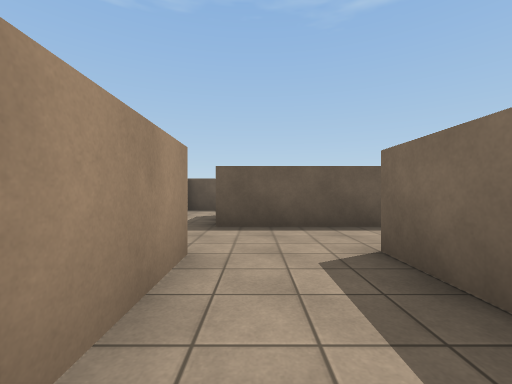
[1] (above)

19 first-person views from a walk through a 3-D level made in the Unity game engine. The camera is 1.2 m above the floor, looks level and sees 90° across. The floor is counted in squares, 2 m on a side. Each view is taken from the middle of a square. On the plan, view 1 faces up. The plan holds only what a view shows up to about 9 squares ahead; the rest is blank. The player is left out. Some animated figures are left out. Surface patterns are stand-ins for the level's own textures.

[2]
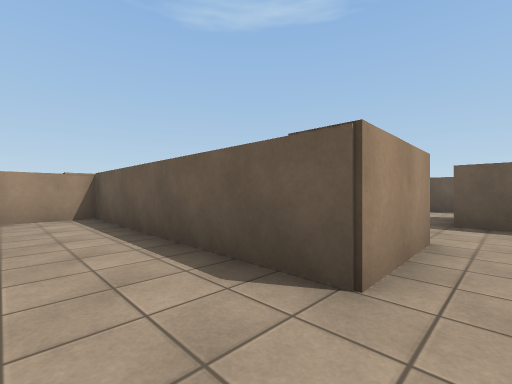

[3]
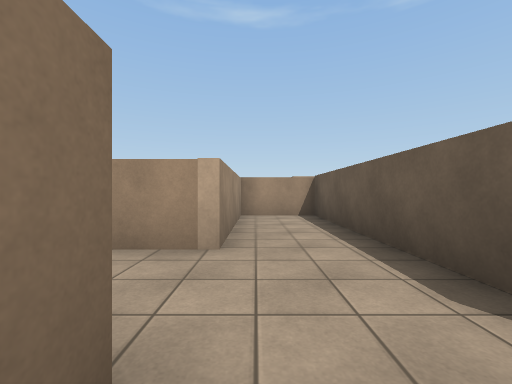

[4]
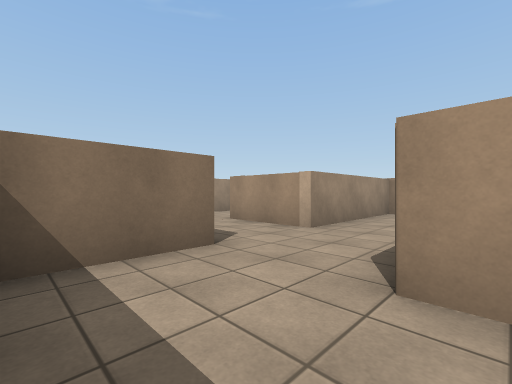

[5]
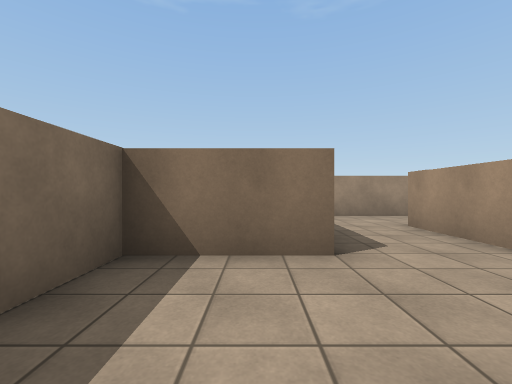

[6]
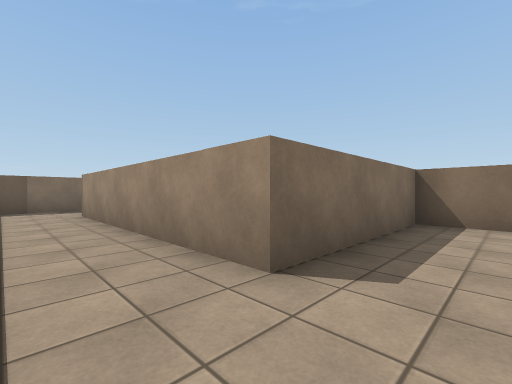

[7]
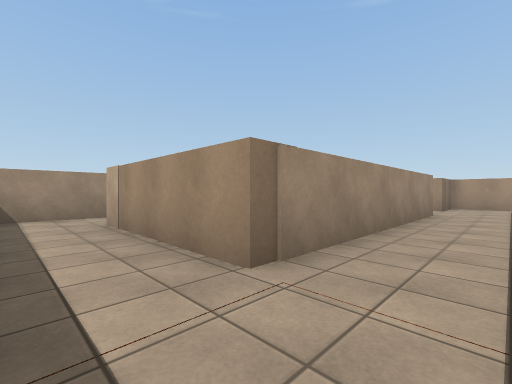

[8]
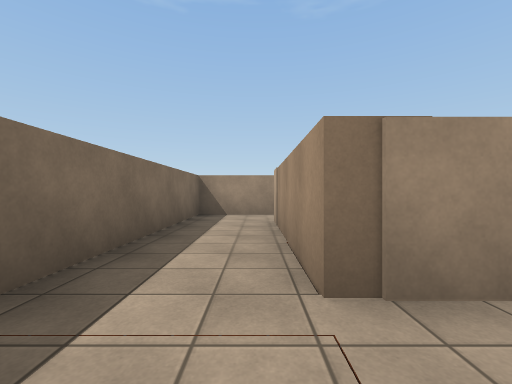

[9]
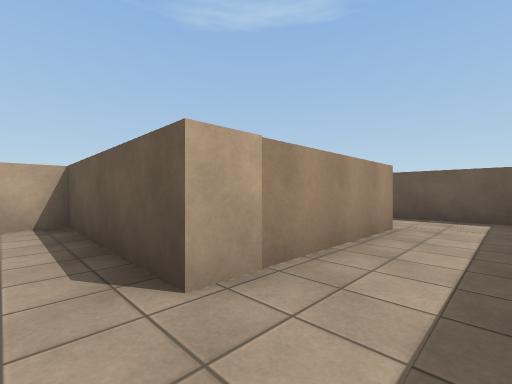

[10]
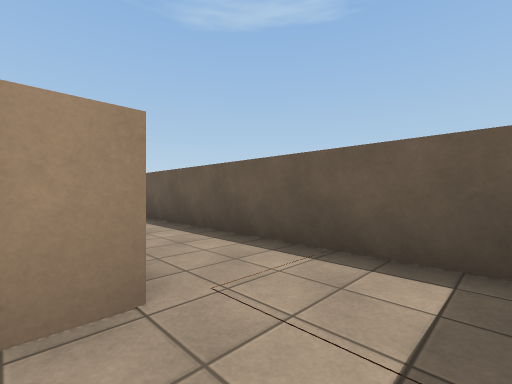

[11]
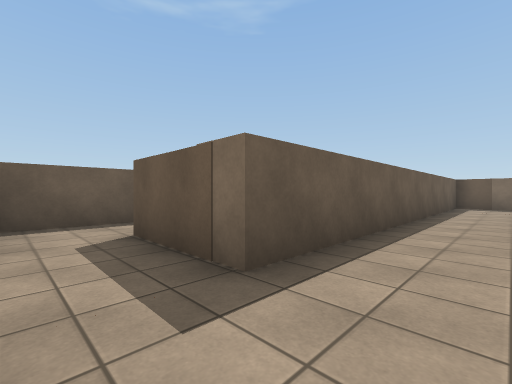

[12]
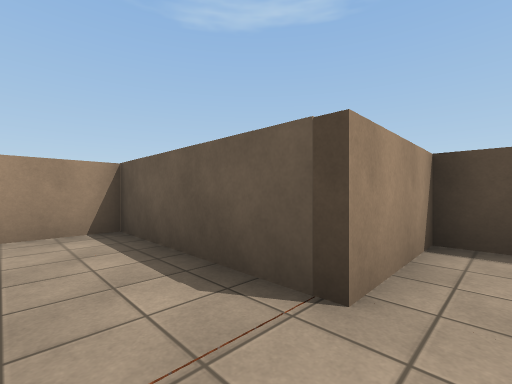

[13]
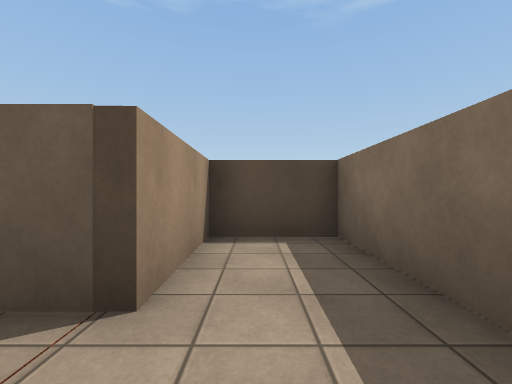

[14]
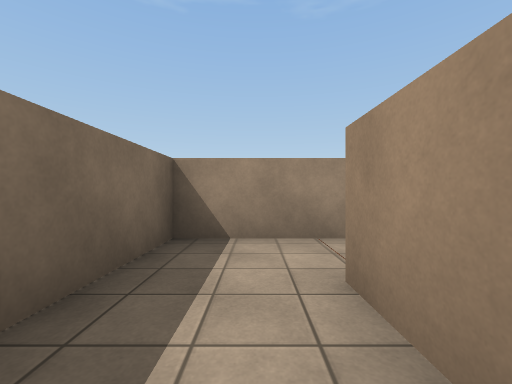

[15]
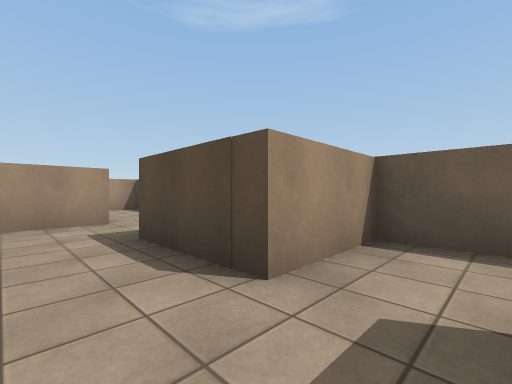

[16]
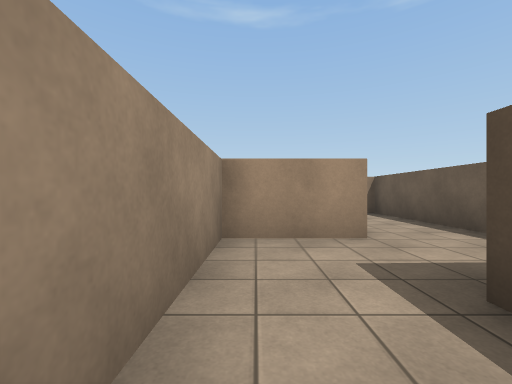

[17]
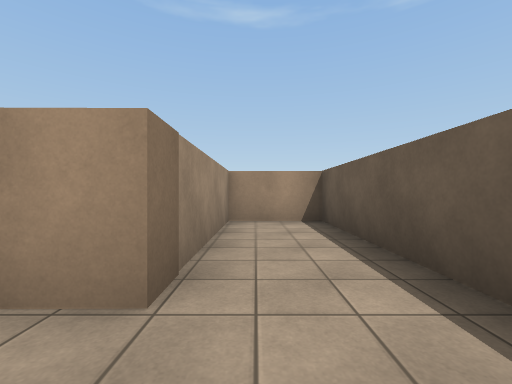

[18]
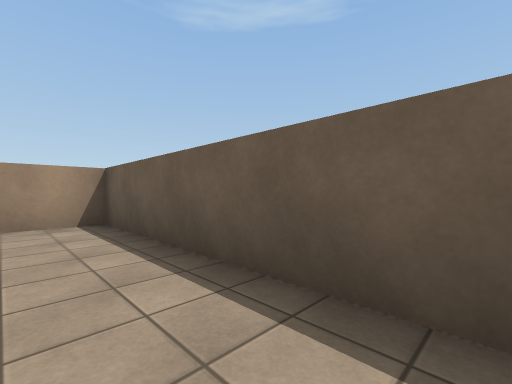

[19]
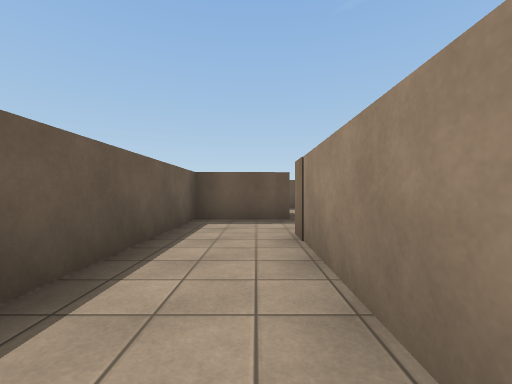

### Floor plan
Points are (right, up) in squares from view 1. A wall is a line through its corners. A room is listed if a view was taken in it or the views show most of it. See-through windows are left out.
Room 1 (views 1, 2, 3, 4, 5)
walls: (-0.8, -1.4) (1.3, -1.4) (1.3, 2.6); (-0.7, 2.6) (-0.6, 0.5) (-6.5, 0.5) (-6.5, -1.4) (-2.7, -1.4)
ways out: opening at (0.5, 1.5) to room 2; opening at (-1.5, -2.5)
Room 2 (views 6, 7, 8, 9, 10, 11, 15)
walls: (1.3, 2.6) (7.6, 2.6) (7.6, -1.2) (5.4, -1.2); (1.4, 8.3) (-2.2, 8.3) (-2.2, 6.3); (-2.1, 4) (-2.1, 2.6) (-0.7, 2.6); (7.2, -2.8) (9.5, -2.8) (9.5, 4.4) (-0.7, 4.4) (-0.7, 6.7)
ways out: opening at (0.5, 1.5) to room 1; opening at (0.5, 7.5) to room 3; opening at (-3.5, 5.5) to room 4; opening at (6.5, -2)
Room 3 (views 12, 13, 14)
walls: (0.8, 6.7) (3.1, 6.7) (3.1, 10.5) (1.4, 10.5) (1.4, 8.3)
ways out: opening at (0.5, 7.5) to room 2
Room 4 (views 16, 17, 18, 19)
walls: (-2.2, 6.3) (-4.4, 6.3) (-4.4, 8.3) (-10.3, 8.4) (-10.3, 6.4) (-6.3, 6.4) (-6.3, 4.6) (-3.4, 4.5)
ways out: opening at (-3.5, 5.5) to room 2

Where each view was taken, in squares from view 1:
view 1: 0 up, 0 right, facing up
view 2: 1 down, 0 right, facing up-left
view 3: 1 down, 0 right, facing left
view 4: 1 up, 1 right, facing down-left
view 5: 1 up, 0 right, facing down
view 6: 4 up, 0 right, facing down-right
view 7: 4 up, 9 right, facing down-left
view 8: 4 up, 8 right, facing down
view 9: 2 down, 9 right, facing up-left
view 10: 2 up, 9 right, facing up-left
view 11: 3 up, 2 left, facing up-right
view 12: 7 up, 2 right, facing up-left
view 13: 7 up, 2 right, facing up
view 14: 10 up, 2 right, facing down
view 15: 5 up, 1 left, facing up-left
view 16: 5 up, 3 left, facing left
view 17: 7 up, 5 left, facing left
view 18: 7 up, 5 left, facing up-left
view 19: 7 up, 10 left, facing right
